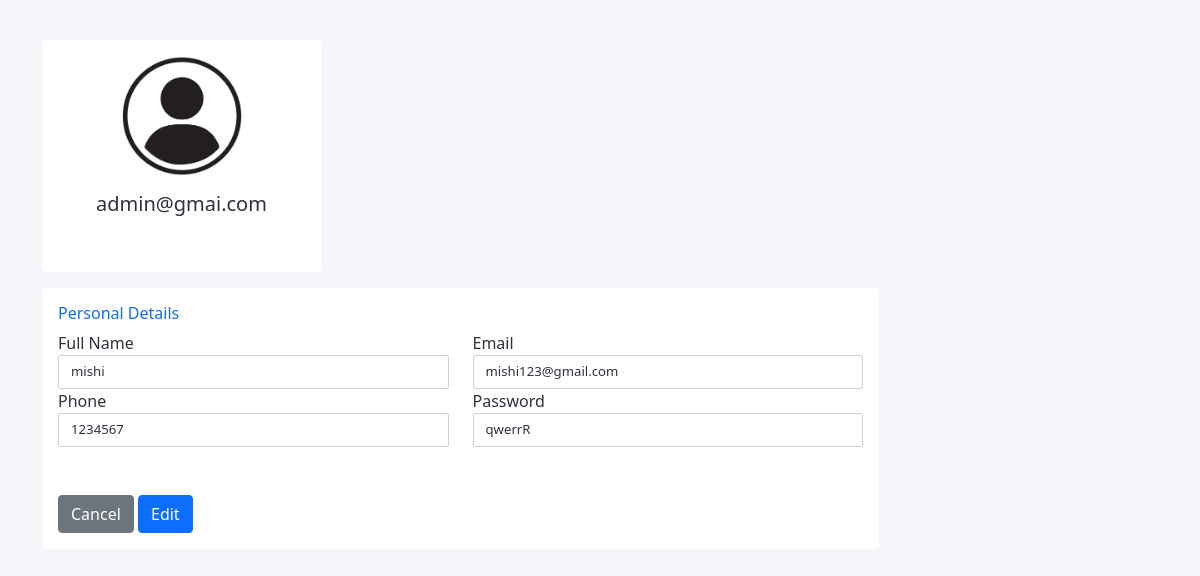
The page /edit.php (signed in) on the database its author committed.
### tables this page shows
CREATE TABLE `regdb` (
  `id` int(50) NOT NULL,
  `name` varchar(50) NOT NULL,
  `email` varchar(50) NOT NULL,
  `pass` varchar(50) NOT NULL,
  `number` varchar(50) NOT NULL
);

### edit.php (the view, shortened to what this page needs)
<?php
include 'connection.php';
?>
<!doctype html>
<html lang="en">
  <head>
    <link href="https://cdn.jsdelivr.net/npm/bootstrap@5.0.2/dist/css/bootstrap.min.css" rel="stylesheet">
  </head>
  <body>
  <div class="container">
<div class="row gutters">
	<form method="post">
<div class="col-xl-3 col-lg-3 col-md-12 col-sm-12 col-12">
<div class="card h-100">
	<div class="card-body">
		<div class="account-settings">
			<div class="user-profile">
				<div class="user-avatar">
					<img src="image/icon.jpg" alt="Maxwell Admin" style="width: 200px; height: 120px;">
				</div>
				<h5 class="user-email"><?php echo $_SESSION['email']; ?></h5>
			</div>
		</div>
	</div>
</div>
</div>
<div class="col-xl-9 col-lg-9 col-md-12 col-sm-12 col-12">
<div class="card h-100">
	<div class="card-body">
	<?php
if(isset($_SESSION['id'])) {
    $id = $_SESSION['id'];
    $register = "SELECT * FROM regdb WHERE id = $id";
    $register_run = mysqli_query($conn, $register);
    if(mysqli_num_rows($register_run) > 0) {
?>
		<div class="row gutters">
			<div class="col-xl-12 col-lg-12 col-md-12 col-sm-12 col-12">
				<h6 class="mb-2 text-primary">Personal Details</h6>
			</div>
			<?php
                         while($reg_row = mysqli_fetch_array($register_run))
                         {
                             ?>
			<div class="col-xl-6 col-lg-6 col-md-6 col-sm-6 col-12">
				<div class="form-group">
					<label for="fullName">Full Name</label>
					<input type="text" class="form-control" value="<?php echo $reg_row['name']; ?>" id="fullName" name="name" placeholder="Enter full name">
				</div>
			</div>
			<div class="col-xl-6 col-lg-6 col-md-6 col-sm-6 col-12">
				<div class="form-group">
					<label for="eMail">Email</label>
					<input type="email" class="form-control" id="eMail" value="<?php echo $reg_row['email']; ?>" name="email" placeholder="Enter email ID">
				</div>
			</div>
			<div class="col-xl-6 col-lg-6 col-md-6 col-sm-6 col-12">
				<div class="form-group">
					<label for="phone">Phone</label>
					<input type="text" class="form-control" id="phone" value="<?php echo $reg_row['number']; ?>" name="number" placeholder="Enter phone number">
				</div>
			</div>
			<div class="col-xl-6 col-lg-6 col-md-6 col-sm-6 col-12">
				<div class="form-group">
					<label for="website">Password</label>
					<input type="url" class="form-control" id="website" value="<?php echo $reg_row['pass']; ?>" name="pass" placeholder="Password">
				</div>
			</div>
			<?php } ?>
		</div>
		<?php
	                     }
                          }
                          else
                          {
                              echo "No Record Found";
                          }
                          ?>
		<div class="row gutters">
			<div class="col-xl-12 col-lg-12 col-md-12 col-sm-12 col-12 mt-5">
				<div class="text-right">
                    <a href="home.php" class="btn btn-secondary"  type="button">Cancel</a>
                    <a href="editprofile.php" class="btn btn-primary" name="up-btn" type="button">Edit</a>
				</div>
			</div>
		</div>
	</div>
</div>
</div>
</form>
</div>
</div>
  </body>
</html>

### edit.php (style rules this page uses)
body { margin: 0; padding-top: 40px; color: #2e323c; background: #f5f6fa; position: relative; height: 100%; }
.account-settings .user-profile { margin: 0 0 1rem 0; padding-bottom: 1rem; text-align: center; }
.account-settings .user-profile .user-avatar { margin: 0 0 1rem 0; }
.account-settings .user-profile .user-avatar img { width: 90px; height: 90px; -webkit-border-radius: 100px; -moz-border-radius: 100px; border-radius: 100px; }
.form-control { border: 1px solid #cfd1d8; -webkit-border-radius: 2px; -moz-border-radius: 2px; border-radius: 2px; font-size: .825rem; background: #ffffff; color: #2e323c; }
.card { background: #ffffff; -webkit-border-radius: 5px; -moz-border-radius: 5px; border-radius: 5px; border: 0; margin-bottom: 1rem; }

### rows shown on the page
regdb: name "mishi", email "mishi123@gmail.com", number "1234567", pass "qwerrR"

### other values the page prints
$_SESSION['email'] "admin@gmai.com"
